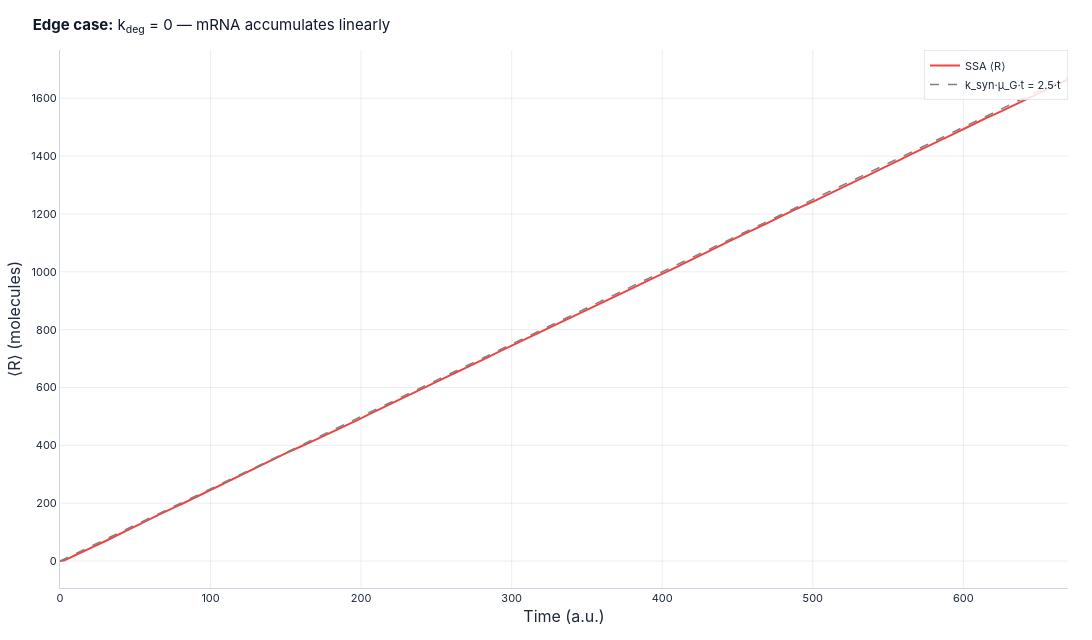

This figure's notebook cell:
### Code cell
# Visualise the no-degradation case: R grows linearly
fig = go.Figure(layout=_base_layout(
    title="<b>Edge case:</b> k<sub>deg</sub> = 0 — mRNA accumulates linearly",
    ylabel="⟨R⟩ (molecules)",
    figsize=(5.5, 3.2),
))

fig.add_trace(go.Scatter(
    x=m_nodeg['time'], y=m_nodeg['mu_R'], mode='lines',
    line=dict(color=_RED, width=2),
    name="SSA ⟨R⟩",
))

# Expected linear growth
t_line = m_nodeg['time']
fig.add_trace(go.Scatter(
    x=t_line, y=expected_slope * t_line, mode='lines',
    line=dict(color="grey", width=1.5, dash="dash"),
    name=f"k_syn·μ_G·t = {expected_slope:.1f}·t",
))

fig.show()

### Figure 1 — Plotly figure (JSON) as saved in the notebook; plotly's stock layout.template omitted (floating-point values rounded to 4 significant figures; data arrays with more than 128 entries replaced by an {"elided": "..."} marker saying what was removed)
{"data": [{"line": {"color": "#EF4444", "width": 2}, "mode": "lines", "name": "SSA ⟨R⟩", "type": "scatter", "x": {"elided": "2001 float values"}, "y": {"elided": "2001 float values"}}, {"line": {"color": "grey", "dash": "dash", "width": 1.5}, "mode": "lines", "name": "k_syn·μ_G·t = 2.5·t", "type": "scatter", "x": {"elided": "2001 float values"}, "y": {"elided": "2001 float values"}}], "layout": {"font": {"color": "#1e293b", "family": "Inter, SF Pro Display, -apple-system, Helvetica Neue, Arial, sans-serif", "size": 13}, "height": 640, "hoverlabel": {"bgcolor": "white", "bordercolor": "#94a3b8", "font": {"color": "#1e293b", "family": "Inter, SF Pro Display, -apple-system, Helvetica Neue, Arial, sans-serif", "size": 12}}, "legend": {"bgcolor": "rgba(255,255,255,0.85)", "bordercolor": "rgba(203,213,225,0.5)", "borderwidth": 1, "font": {"size": 11}, "x": 1, "xanchor": "right", "y": 1, "yanchor": "top"}, "margin": {"b": 52, "l": 60, "r": 24, "t": 50}, "paper_bgcolor": "white", "plot_bgcolor": "white", "title": {"font": {"color": "#0f172a", "family": "Inter, SF Pro Display, -apple-system, Helvetica Neue, Arial, sans-serif", "size": 15}, "text": "<b>Edge case:</b> k<sub>deg</sub> = 0 — mRNA accumulates linearly", "x": 0.03, "xanchor": "left", "y": 0.97, "yanchor": "top"}, "width": 1100, "xaxis": {"gridcolor": "rgba(148,163,184,0.18)", "gridwidth": 1, "linecolor": "#cbd5e1", "linewidth": 1, "mirror": false, "showgrid": true, "showline": true, "tickfont": {"size": 11}, "title": {"standoff": 6, "text": "Time (a.u.)"}, "zeroline": false}, "yaxis": {"gridcolor": "rgba(148,163,184,0.18)", "gridwidth": 1, "linecolor": "#cbd5e1", "linewidth": 1, "mirror": false, "showgrid": true, "showline": true, "tickfont": {"size": 11}, "title": {"standoff": 6, "text": "⟨R⟩ (molecules)"}, "zeroline": false}}}
